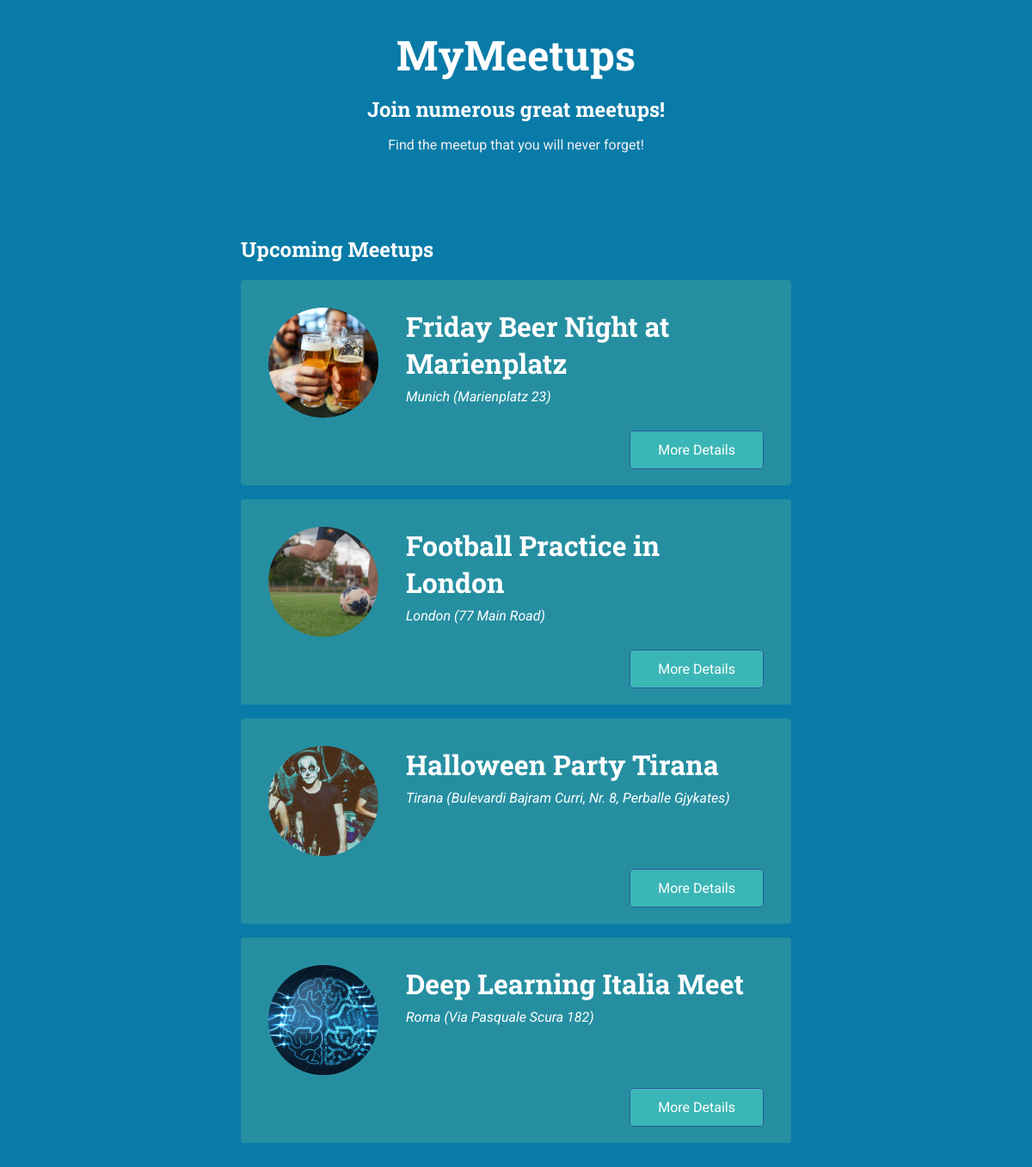
The app's page /meetups/ with its own data.
### meetups/models.py (models this page shows, shortened)
class Meetup(models.Model):
    title = models.CharField(max_length=200)
    organizer_email = models.EmailField()
    date = models.DateTimeField()
    slug = models.SlugField(unique=True)
    description = models.TextField(blank=True)
    image = models.ImageField(upload_to='images')
    location = models.ForeignKey(Location, on_delete=models.CASCADE) # Set a one to many relations between location and meetup classes
    participant = models.ManyToManyField(Participant, blank=True)

class Location(models.Model):
    name = models.CharField(max_length=200)
    address = models.CharField(max_length=200)
    def __str__(self):
        return f'{self.name} ({self.address})'

### meetups/views.py (the view)
# urls.py: path('', views.index), # my-domain.com/meetups
def index(request):
    meetups = Meetup.objects.all()
    return render(request, 'meetups/index.html',{
        'show_meetups': True,
        'meetups': meetups
        })

### meetups/templates/meetups/index.html (shortened to what this page needs)
{% extends 'meetups/base/base.html' %}
{% load static %}
{% block css %}<link rel="stylesheet" href="{% static 'meetups/styles/all-meetups.css' %}">{% endblock %}
{% block header %}Join numerous great meetups!{% endblock %}
{% block content %}<p>Find the meetup that you will never forget!</p>{% endblock %}
{% block body %}
<section>
    <h2>Upcoming Meetups</h2>
    <ol>
        {% for item in meetups%}
            {% include 'meetups/includes/meetup-item.html' with title=item.title image=item.image.url location=item.location %}
        {% endfor %}
    </ol>
</section>
{% endblock %}

### meetups/templates/meetups/includes/meetup-item.html
<li class="meetup-item">
    <article>
        <div class="meetup-summary">
            <div class="meetup-image">
                <img src="{{ image }}" alt="{{ title }}">
            </div>
            <div class="meetup-details">
                <h3>{{ title }}</h3>
                <address>{{ location }}</address>
            </div>
        </div>
        <div class="meetup-actions">
            <a href="{% url 'details' item.slug %}" class="btn">More Details</a>
        </div>
    </article>
</li>

### meetups/static/meetups/styles/base.css (style rules this page uses)
* { box-sizing: border-box; }
body { font-family: 'Roboto', sans-serif; margin: 0; background-color: #087ba8; color: #f0f0f0; }
h1, h2, h3 { font-family: 'Roboto Slab', sans-serif; color: #ffffff; }
button, .btn { cursor: pointer; font: inherit; padding: 0.5rem 1.5rem; background-color: #40989e; border: 1px solid #350490; color: white; border-radius: 4px; text-decoration: none; }

### meetups/static/meetups/styles/all-meetups.css (style rules this page uses)
section { max-width: 40rem; margin: 3rem auto; }
ol { list-style: none; margin: 0; padding: 0; }
.meetup-item { margin: 1rem 0; background-color: #258fa1; padding: 2rem; color: white; border-radius: 4px; }
.meetup-summary { display: flex; align-items: flex-start; }
.meetup-image { margin-right: 2rem; }
.meetup-image img { width: 8rem; height: 8rem; object-fit: cover; border-radius: 50%; }
.meetup-details h3 { color: inherit; margin-top: 0; margin-bottom: 0.5rem; font-size: 2rem; }
.meetup-details address { font-style: italic; }
.meetup-actions { margin-top: 1.5rem; text-align: right; }
.meetup-actions .btn { background-color: #3bb6b6; border-color: #2a59a0; color: #ffffff; padding: 0.75rem 2rem; }

### records on screen
Meetup: shows a picture, title "Friday Beer Night at Marienplatz"
Location: name+address "Munich (Marienplatz 23)"
Meetup: shows a picture, title "Football Practice in London"
Location: name+address "London (77 Main Road)"
Meetup: shows a picture, title "Halloween Party Tirana"
Location: name+address "Tirana (Bulevardi Bajram Curri, Nr. 8, Perballe Gjykates)"
Meetup: shows a picture, title "Deep Learning Italia Meet"
Location: name+address "Roma (Via Pasquale Scura 182)"
